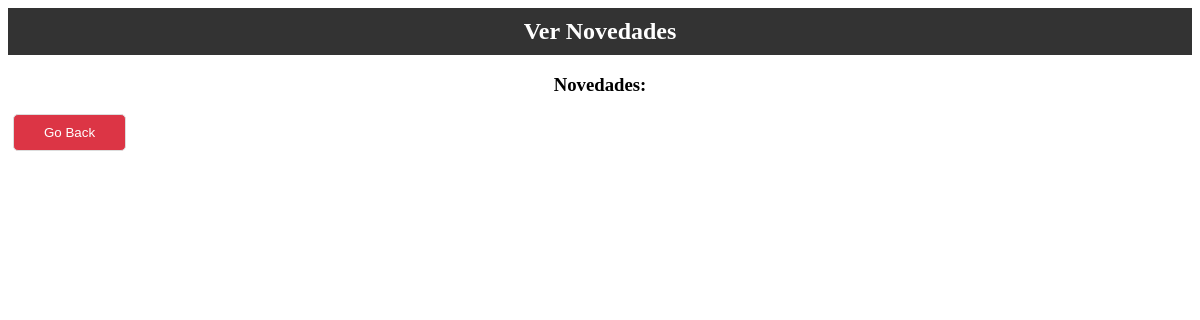
Page /ver_novedades.php (signed in) on the earlier database version.
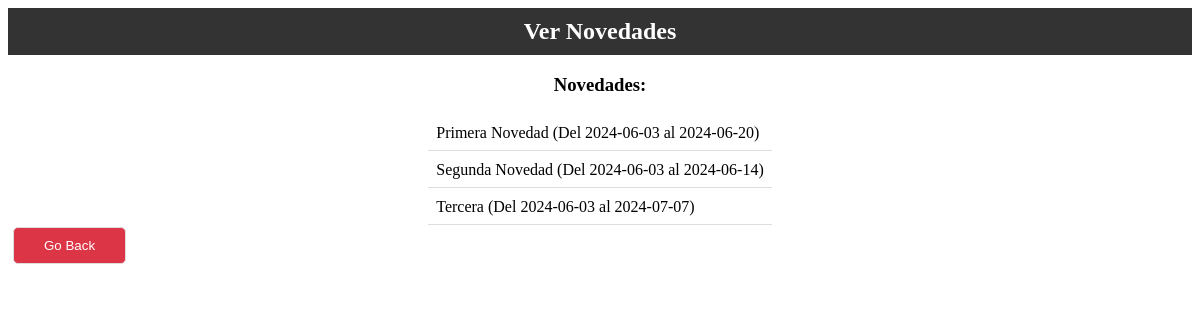
Same page on the later database version.
### tables this page shows
CREATE TABLE `novedades` (
  `codNovedad` int(11) NOT NULL,
  `textoNovedad` varchar(200) NOT NULL,
  `fechaDesdeNovedad` date NOT NULL,
  `fechaHastaNovedad` date NOT NULL,
  `tipoUsuario` enum('administrador','dueno de local','Premium','Medium','Inicial') NOT NULL
);

### ver_novedades.php (the view, shortened to what this page needs)
<?php
  include("db.php");
  $type = $_SESSION["tipoUsuario"];
  $fechahoy = date("Y-m-d");
  $novedades = mysqli_query($mysqli, "SELECT * FROM novedades WHERE tipoUsuario = '$type'");
  ?>
<!DOCTYPE html>
<html lang="en">
<head>
    <link rel="stylesheet" href="styles/tablas.css">
</head>
<body>
    <div class="welcome">Ver Novedades</div>
    <div class="table-container">
        <h3>Novedades:</h3>
        <table>
                <?php
                    foreach($novedades as $nov){
                        $fechaDesdeNovedad = $nov["fechaDesdeNovedad"];
                        $fechaHastaNovedad = $nov["fechaHastaNovedad"];
                        $txtnov = $nov["textoNovedad"];
                        if($fechaDesdeNovedad <= $fechahoy && $fechaHastaNovedad >= $fechahoy ){
                            echo "<tr><td>$txtnov (Del $fechaDesdeNovedad al $fechaHastaNovedad)</td></tr>";
                        }
                    }
                ?>
        </table>
    </div>
    <button type="button" onclick="history.back()">Go Back</button>
</body>
</html>

### styles/tablas.css (style rules this page uses)
.welcome { text-align: center; font-size: 1.5em; color: #fff; background-color: #333; padding: 10px 20px; font-weight: bold; display: flex; align-items: center; justify-content: center; height: calc(20% - 20px); max-height: 80px; }
.table-container { display: flex; align-items: center; flex-direction: column; }
th, td { padding: 8px; text-align: left; border-bottom: 1px solid #ddd; }
button { margin-top: auto; margin-bottom: 20px; margin-left: 5px; color: #fff; background-color: #dc3545; border: 1px solid #ddd; padding: 10px 30px; text-decoration: none; transition: all 0.3s ease-in-out; border-radius: 5px; }

Differences in the rows shown:
added novedades: textoNovedad "Primera Novedad", fechaDesdeNovedad "2024-06-03", fechaHastaNovedad "2024-06-20"
added novedades: textoNovedad "Segunda Novedad", fechaDesdeNovedad "2024-06-03", fechaHastaNovedad "2024-06-14"
added novedades: textoNovedad "Tercera", fechaDesdeNovedad "2024-06-03", fechaHastaNovedad "2024-07-07"
